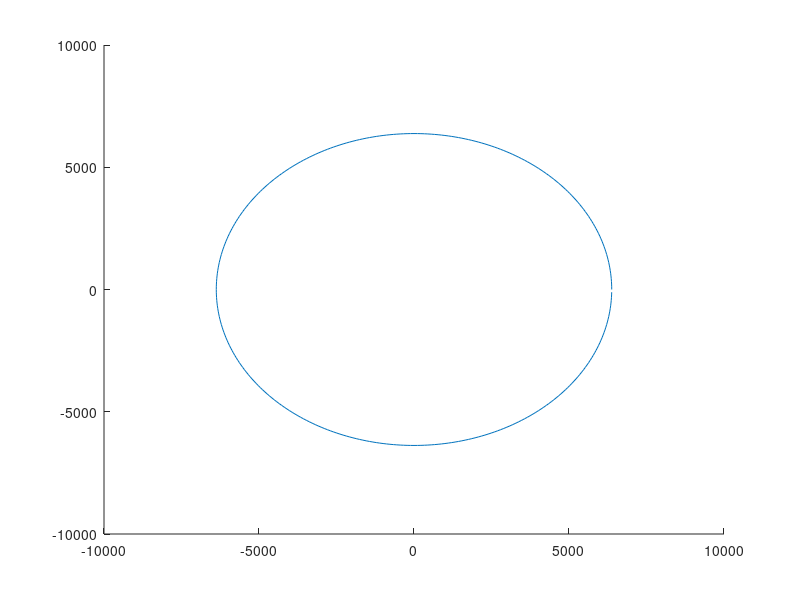

Source code (MATLAB): (Note: this script raises an error after producing the figure.)
%% LOAD PARAMETERS

% All parameters based on km and s

radiusEarth = 6378; 
gravParamEarth = 398600;

r0Debris = [2000 + radiusEarth, 0, 0];
v0Debris = [0, 8, 0];
hDebris = 0;
iDebris = 0;
raDebris = 0;
eDebris = 0.5;
perDebris = 0;
thetaDebris = 0;


%% (PRELIMINARY) TWO BODY SIMULATION

r0 = r0Debris;
v0 = v0Debris;
h = norm(cross(r0, v0));
mu = gravParamEarth;
e = eDebris;

angleDiff = 1;
numPoints = 360 / angleDiff;

theta = 0;
rEarthX = zeros( numPoints );
rEarthY = zeros( numPoints );

for counter = [1 : numPoints]
    rEarthX( counter ) = radiusEarth * cosd( theta );
    rEarthY( counter ) = radiusEarth * sind( theta );
    theta = theta + angleDiff;
end

figure(1);
hold on;
plot(rEarthX, rEarthY);


for e = [0.1 : 0.05 : 0.4]
    [rX, rY] = orbitPoints(h, mu, e, numPoints);
    plot( rX, rY );
end

hold off;


%% ORBIT DETERMINATION
 
% 1. Calculate r 1 and r 2 using Equation 5.24.
% 2. Choose either a prograde or a retrograde trajectory and calculate ? ? using Equation 5.26.
% 3. Calculate A in Equation 5.35.
% 4. By iteration, using Equations 5.40, 5.43 and 5.45, solve Equation 5.39 for z . The sign of z tells us
% whether the orbit is a hyperbola (z < 0), parabola ( z = 0) or ellipse ( z > 0).
% 5. Calculate y using Equation 5.38.
% 6. Calculate the Lagrange f , g and g functions using Equations 5.46.
% 7. Calculate v 1 and v 2 from Equations 5.28 and 5.29.
% 8. Use r 1 and v 1 (or r 2 and v 2 ) in Algorithm 4.2 to obtain the orbital elements.


startPosition = [5000, 10000, 2100];
endPosition = [-14600, 2500, 7000];
deltaT = 3600;

r1 = norm( startPosition );
r2 = norm( endPosition );


deltaTheta = acosd( dot( startPosition, endPosition ) / (r1 * r2) );

vecNorm = cross( startPosition, endPosition );
% Prograde trajectory
if vecNorm(3) < 0
    % % Retrograde trajectory
    % if ~( cross( r1, r2 )(3) < 0 )
    deltaTheta = 360 - deltaTheta;
end


A = sind( deltaTheta ) * sqrt( (r1 * r2) / (1 - cosd( deltaTheta ) ) );

% TODO: Find first estimate expression
z0 = 1; 
z1 = newtonStep( z0, r1, r2, A, mu, deltaT );

tolerance = 0.00001;
while abs( z1 - z0 ) > tolerance

    z0 = z1;
    z1 = newtonStep( z0, r1, r2, A, mu, deltaT );

end

z = z1;

% Calculating Lagrange constants
f = 1 - (y( z, r1, r2, A ) / r1);
g = A * sqrt( y( z, r1, r2, A ) / mu);
df = (sqrt( mu ) / (r1 * r2)) * sqrt( y( z, r1, r2, A ) / C( z ) ) * (z * S( z ) - 1);
dg = 1 - (y( z, r1, r2, A ) / r2);


% Calculating required velocity in startPosition to arrive at endPosition
% in deltaT seconds
v2 = (1 / g) * (dg * endPosition - startPosition)



function z1 = newtonStep( z0, r1, r2, A, mu, deltaT )

    z1 = z0 - (F( z0, r1, r2, A, mu, deltaT ) / dF( z0, r1, r2, A ));

end
    
    
function val = dF( z, r1, r2, A )

    if z == 0
        val = (sqrt( 2 ) / 40) * y( 0, r1, r2, A )^(3 / 2) + (A / 8) * (sqrt( y( 0, r1, r2, A ) ) + A * sqrt( 1 / (2 * y( 0, r1, r2, A ) ) ));
    else
        val = (y( z, r1, r2, A ) / C( z ))^(3/2) * ((1 / (2 * z)) * (C( z ) - (3 / 2) * (S( z )^2 / C( z ))) + (3 / 4) * (S( z )^2 / C( z ))) + (A / 8) * (3 * (S(z ) / C( z )) * sqrt( y( z, r1, r2, A ) ) + A * sqrt( C( z ) / y( z, r1, r2, A )));
    end
    
end

function val = F( z, r1, r2, A, mu, deltaT )

    val = (y( z, r1, r2, A ) / C( z ))^(3 / 2) * S( z ) + A * sqrt( y( z, r1, r2, A ) ) - sqrt( mu ) * deltaT;

end
    

function val = y( z, r1, r2, A )

    val = r1 + r2 + A * ((z * S( z ) - 1) / sqrt( C( z ) ));
end


function val = S( z )

    if z > 0
        val = (sqrt( z ) - sin( sqrt( z ) )) / (sqrt( z ))^3;
    elseif z < 0
        val = (sinh( sqrt( -z ) ) - sqrt( -z )) / (sqrt( -z ))^3;
    else
        val = 1 / 6;
    end

end

function val = C( z )

    if z > 0
        val = (1 - cos( sqrt( z ) )) / z;
    elseif z < 0
        val = (cosh( sqrt( -z ) ) - 1) / -z;
    else
        val = 1 / 2;
    end

end

function [rX, rY] = orbitPoints(h, mu, e, numPoints)

    r = zeros( numPoints );
    rX = zeros( numPoints );
    rY = zeros( numPoints );
    theta = 0;
    angleDiff = 360 / numPoints;
    for counter = [1 : numPoints]
        r( counter ) = ( h^2 / mu ) * 1 / ( 1 + e * cosd( theta ) );
        rX( counter ) = r( counter ) * cosd( theta );
        rY( counter ) = r( counter ) * sind( theta );
        theta = theta + angleDiff;
    end

end
